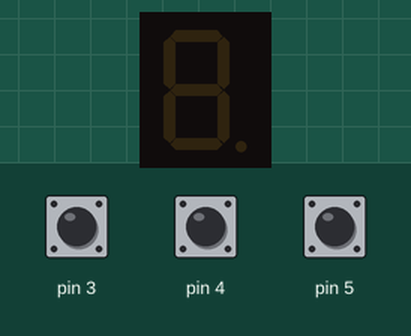
Bench run of a sketch on a simulated Arduino Uno, built with avr-gcc and run on an emulated ATmega328P. Parts: 1-digit seven-segment display. Wiring (inferred from the names in the program): 1-digit 7-segment display, segments lit when HIGH: segments pin 12, pin 13, pin 7, pin 8, pin 9, pin 11, pin 10. Inputs (shaded band) come from the test bench; at power-on: pin 4 HIGH, pin 3 HIGH, pin 5 HIGH. The segment pins are drawn as the display they are named for.

Above: at 1.2 s.
1.3 s: pin 4 pulled LOW for 3.2 s
At 5.1 s:
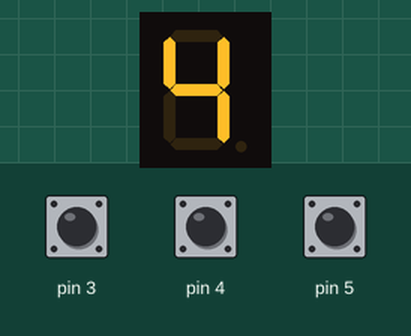
6.0 s: pin 3 pulled LOW for 0.15 s
At 6.4 s:
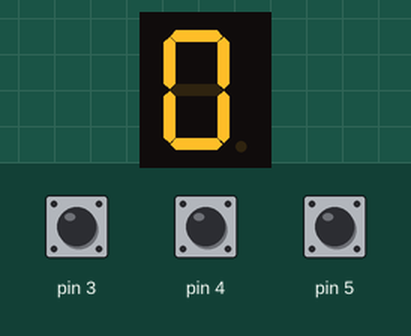
7.6 s: pin 5 pulled LOW for 1 s
At 9.3 s:
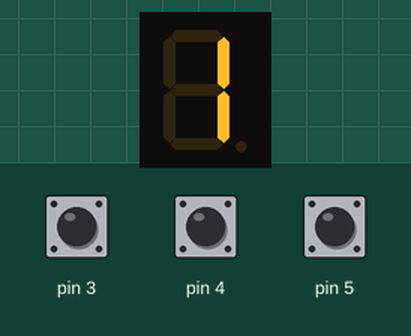
10.1 s: pin 5 pulled LOW for 0.15 s
At 10.7 s:
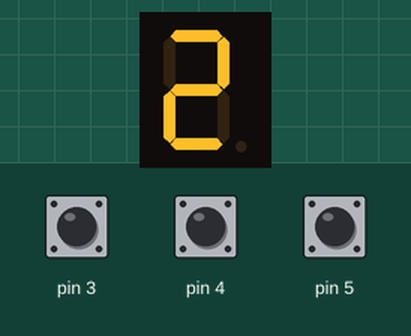
11.7 s: pin 5 pulled LOW for 0.15 s
At 12.9 s:
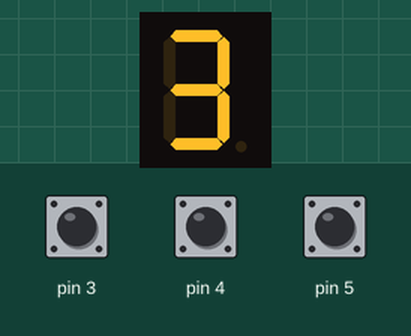
13.3 s: pin 5 pulled LOW for 3.2 s
At 16.6 s:
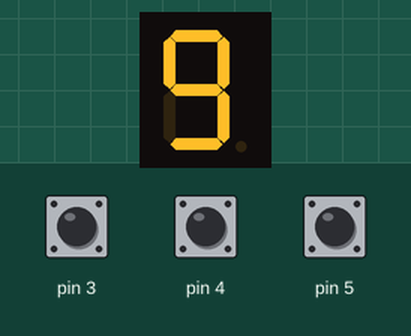
Timing chart, 0 to 18.1 s (numbered marks = the images above; inputs shaded):
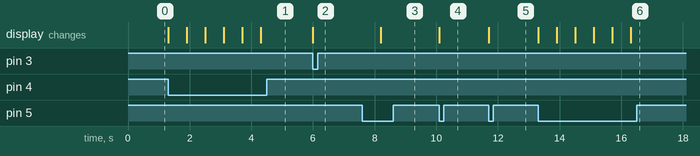

The sketch:

igo_-_Display_7_segmentos_con_Pulsadores__simulador_thinkerc.ino
```cpp
//https://www.tinkercad.com/things/jsYpnoKA59l
#define A 12
#define B 13
#define C 7
#define D 8
#define E 9
#define F 11
#define G 10

int numero=0;

void setup()
{
  pinMode(7, OUTPUT);
  pinMode(8, OUTPUT);
  pinMode(9, OUTPUT);
  pinMode(10, OUTPUT);
  pinMode(11, OUTPUT);
  pinMode(12, OUTPUT);
  pinMode(13, OUTPUT);

  pinMode(5, INPUT_PULLUP);
  pinMode(4, INPUT_PULLUP);
  pinMode(3, INPUT_PULLUP);
  Serial.begin(9600);
}

void loop()
{

conteoCrecienteDecreciente(5,4,3,600);

}


int conteoCrecienteDecreciente(int botonMas,int botonMenos,int botonReset,int TIME)
{

  while(digitalRead(botonMas)==0)
    {
     if(numero==10)
        {numero=0;}
      conteo(numero);
        numero++;
    delay(TIME);

    }


  while(digitalRead(botonMenos)==0)
    {
    if(numero==0)
        {numero=10;}
      numero--;
    conteo(numero);
    delay(TIME);

    }

    if(digitalRead(botonReset)==0)
    {
      numero=0;
      conteo(numero);
    }
}


int conteo(int numero)
{
    switch(numero)
    {
 case 0:
    digitalWrite(A, HIGH);
    digitalWrite(B, HIGH);
    digitalWrite(C, HIGH);
    digitalWrite(D, HIGH);
    digitalWrite(E, HIGH);
    digitalWrite(F, HIGH);
    digitalWrite(G, LOW);
     break;
 case 1:
    digitalWrite(A, LOW);
    digitalWrite(B, HIGH);
    digitalWrite(C, HIGH);
    digitalWrite(D, LOW);
    digitalWrite(E, LOW);
    digitalWrite(F, LOW);
    digitalWrite(G, LOW);
   break;

case 2:

    digitalWrite(A, HIGH);
    digitalWrite(B, HIGH);
    digitalWrite(C, LOW);
    digitalWrite(D, HIGH);
    digitalWrite(E, HIGH);
    digitalWrite(F, LOW);
    digitalWrite(G, HIGH);
    break;

case 3:
    digitalWrite(A, HIGH);
    digitalWrite(B, HIGH);
    digitalWrite(C, HIGH);
    digitalWrite(D, HIGH);
    digitalWrite(E, LOW);
    digitalWrite(F, LOW);
    digitalWrite(G, HIGH);
    break;

 case 4:
    digitalWrite(A, LOW);
    digitalWrite(B, HIGH);
    digitalWrite(C, HIGH);
    digitalWrite(D, LOW);
    digitalWrite(E, LOW);
    digitalWrite(F, HIGH);
    digitalWrite(G, HIGH);
    break;

 case 5:
    digitalWrite(A, HIGH);
    digitalWrite(B, LOW);
    digitalWrite(C, HIGH);
    digitalWrite(D, HIGH);
    digitalWrite(E, LOW);
    digitalWrite(F, HIGH);
    digitalWrite(G, HIGH);
    break;

 case 6:
    digitalWrite(A, HIGH);
    digitalWrite(B, LOW);
    digitalWrite(C, HIGH);
    digitalWrite(D, HIGH);
    digitalWrite(E, HIGH);
    digitalWrite(F, HIGH);
    digitalWrite(G, HIGH);
    break;

 case 7:
    digitalWrite(A, HIGH);
    digitalWrite(B, HIGH);
    digitalWrite(C, HIGH);
    digitalWrite(D, LOW);
    digitalWrite(E, LOW);
    digitalWrite(F, LOW);
    digitalWrite(G, LOW);
    break;

 case 8:
    digitalWrite(A, HIGH);
    digitalWrite(B, HIGH);
    digitalWrite(C, HIGH);
    digitalWrite(D, HIGH);
    digitalWrite(E, HIGH);
    digitalWrite(F, HIGH);
    digitalWrite(G, HIGH);
    break;

case 9:
    digitalWrite(A, HIGH);
    digitalWrite(B, HIGH);
    digitalWrite(C, HIGH);
    digitalWrite(D, HIGH);
    digitalWrite(E, LOW);
    digitalWrite(F, HIGH);
    digitalWrite(G, HIGH);
    break;
    }

}
```

Measured:
- after the input at 1.3 s, the display: first changes at once (image 1 shows a later state)
- after the input at 6.0 s, the display: changes at once (image 2)
- after the input at 7.6 s, the display: changes after 0.60 s (image 3)
- after the input at 10.1 s, the display: changes at once (image 4)
- after the input at 11.7 s, the display: changes at once (image 5)
- after the input at 13.3 s, the display: first changes at once (image 6 shows a later state)
